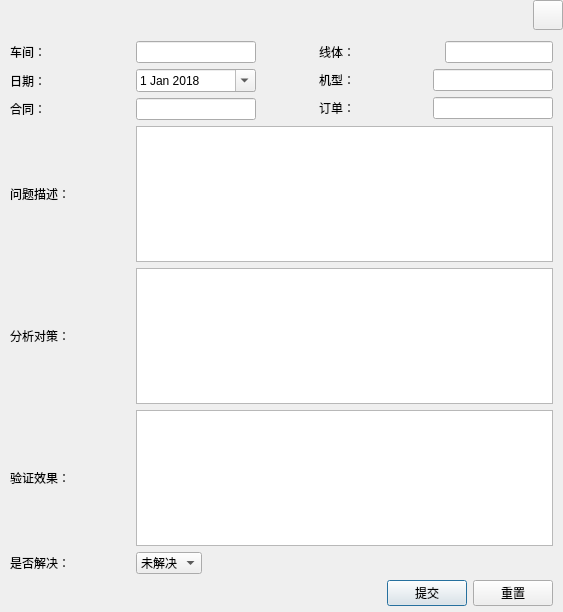
<?xml version="1.0" encoding="UTF-8"?>
<ui version="4.0">
 <class>AddDailyProblemDialog</class>
 <widget class="QDialog" name="AddDailyProblemDialog">
  <property name="geometry">
   <rect>
    <x>0</x>
    <y>0</y>
    <width>563</width>
    <height>612</height>
   </rect>
  </property>
  <property name="windowTitle">
   <string>Dialog</string>
  </property>
  <layout class="QVBoxLayout" name="verticalLayout_main">
   <property name="leftMargin">
    <number>0</number>
   </property>
   <property name="topMargin">
    <number>0</number>
   </property>
   <property name="rightMargin">
    <number>0</number>
   </property>
   <property name="bottomMargin">
    <number>6</number>
   </property>
   <item>
    <widget class="QWidget" name="widgetTitle" native="true">
     <property name="minimumSize">
      <size>
       <width>40</width>
       <height>35</height>
      </size>
     </property>
     <layout class="QHBoxLayout" name="horizontalLayout_7">
      <property name="spacing">
       <number>0</number>
      </property>
      <property name="leftMargin">
       <number>0</number>
      </property>
      <property name="topMargin">
       <number>0</number>
      </property>
      <property name="rightMargin">
       <number>0</number>
      </property>
      <property name="bottomMargin">
       <number>10</number>
      </property>
      <item>
       <spacer name="horizontalSpacer_4">
        <property name="orientation">
         <enum>Qt::Horizontal</enum>
        </property>
        <property name="sizeHint" stdset="0">
         <size>
          <width>570</width>
          <height>20</height>
         </size>
        </property>
       </spacer>
      </item>
      <item>
       <widget class="QPushButton" name="btnMenu_Close">
        <property name="sizePolicy">
         <sizepolicy hsizetype="Minimum" vsizetype="Expanding">
          <horstretch>0</horstretch>
          <verstretch>0</verstretch>
         </sizepolicy>
        </property>
        <property name="minimumSize">
         <size>
          <width>30</width>
          <height>30</height>
         </size>
        </property>
        <property name="cursor">
         <cursorShape>ArrowCursor</cursorShape>
        </property>
        <property name="focusPolicy">
         <enum>Qt::NoFocus</enum>
        </property>
        <property name="toolTip">
         <string>关闭</string>
        </property>
        <property name="text">
         <string/>
        </property>
       </widget>
      </item>
     </layout>
    </widget>
   </item>
   <item>
    <layout class="QHBoxLayout" name="horizontalLayout_6">
     <property name="leftMargin">
      <number>10</number>
     </property>
     <property name="rightMargin">
      <number>10</number>
     </property>
     <item>
      <layout class="QVBoxLayout" name="verticalLayout_2">
       <item>
        <layout class="QHBoxLayout" name="horizontalLayout_2">
         <item>
          <widget class="QLabel" name="label">
           <property name="minimumSize">
            <size>
             <width>120</width>
             <height>0</height>
            </size>
           </property>
           <property name="text">
            <string>车间：</string>
           </property>
          </widget>
         </item>
         <item>
          <widget class="QLineEdit" name="LE_Department">
           <property name="minimumSize">
            <size>
             <width>120</width>
             <height>0</height>
            </size>
           </property>
           <property name="maximumSize">
            <size>
             <width>120</width>
             <height>16777215</height>
            </size>
           </property>
           <property name="readOnly">
            <bool>true</bool>
           </property>
          </widget>
         </item>
        </layout>
       </item>
       <item>
        <layout class="QHBoxLayout" name="horizontalLayout_4">
         <item>
          <widget class="QLabel" name="label_3">
           <property name="text">
            <string>日期：</string>
           </property>
          </widget>
         </item>
         <item>
          <widget class="QDateEdit" name="DE_problemDate">
           <property name="minimumSize">
            <size>
             <width>120</width>
             <height>0</height>
            </size>
           </property>
           <property name="calendarPopup">
            <bool>true</bool>
           </property>
           <property name="date">
            <date>
             <year>2018</year>
             <month>1</month>
             <day>1</day>
            </date>
           </property>
          </widget>
         </item>
        </layout>
       </item>
       <item>
        <layout class="QHBoxLayout" name="horizontalLayout_5">
         <item>
          <widget class="QLabel" name="label_4">
           <property name="text">
            <string>合同：</string>
           </property>
          </widget>
         </item>
         <item>
          <widget class="QLineEdit" name="LE_CN">
           <property name="maximumSize">
            <size>
             <width>120</width>
             <height>16777215</height>
            </size>
           </property>
           <property name="text">
            <string/>
           </property>
          </widget>
         </item>
        </layout>
       </item>
      </layout>
     </item>
     <item>
      <spacer name="horizontalSpacer_2">
       <property name="orientation">
        <enum>Qt::Horizontal</enum>
       </property>
       <property name="sizeHint" stdset="0">
        <size>
         <width>40</width>
         <height>50</height>
        </size>
       </property>
      </spacer>
     </item>
     <item>
      <layout class="QVBoxLayout" name="verticalLayout">
       <item>
        <layout class="QHBoxLayout" name="horizontalLayout_3">
         <item>
          <widget class="QLabel" name="label_2">
           <property name="minimumSize">
            <size>
             <width>120</width>
             <height>0</height>
            </size>
           </property>
           <property name="text">
            <string>线体：</string>
           </property>
          </widget>
         </item>
         <item>
          <widget class="QLineEdit" name="LE_ProductLine">
           <property name="maximumSize">
            <size>
             <width>120</width>
             <height>16777215</height>
            </size>
           </property>
           <property name="readOnly">
            <bool>true</bool>
           </property>
          </widget>
         </item>
        </layout>
       </item>
       <item>
        <layout class="QHBoxLayout" name="horizontalLayout_12">
         <item>
          <widget class="QLabel" name="label_13">
           <property name="maximumSize">
            <size>
             <width>120</width>
             <height>16777215</height>
            </size>
           </property>
           <property name="text">
            <string>机型：</string>
           </property>
          </widget>
         </item>
         <item>
          <widget class="QLineEdit" name="LE_productionCode">
           <property name="minimumSize">
            <size>
             <width>120</width>
             <height>0</height>
            </size>
           </property>
           <property name="maximumSize">
            <size>
             <width>120</width>
             <height>16777215</height>
            </size>
           </property>
          </widget>
         </item>
        </layout>
       </item>
       <item>
        <layout class="QHBoxLayout" name="horizontalLayout_8">
         <item>
          <widget class="QLabel" name="label_9">
           <property name="text">
            <string>订单：</string>
           </property>
          </widget>
         </item>
         <item>
          <widget class="QLineEdit" name="LE_PN">
           <property name="maximumSize">
            <size>
             <width>120</width>
             <height>16777215</height>
            </size>
           </property>
          </widget>
         </item>
        </layout>
       </item>
      </layout>
     </item>
    </layout>
   </item>
   <item>
    <layout class="QHBoxLayout" name="horizontalLayout_11">
     <property name="leftMargin">
      <number>10</number>
     </property>
     <property name="rightMargin">
      <number>10</number>
     </property>
     <item>
      <widget class="QLabel" name="label_10">
       <property name="minimumSize">
        <size>
         <width>120</width>
         <height>0</height>
        </size>
       </property>
       <property name="maximumSize">
        <size>
         <width>120</width>
         <height>16777215</height>
        </size>
       </property>
       <property name="text">
        <string>问题描述：</string>
       </property>
      </widget>
     </item>
     <item>
      <widget class="QTextEdit" name="TE_problemDetail"/>
     </item>
    </layout>
   </item>
   <item>
    <layout class="QHBoxLayout" name="horizontalLayout_14">
     <property name="leftMargin">
      <number>10</number>
     </property>
     <property name="rightMargin">
      <number>10</number>
     </property>
     <item>
      <widget class="QLabel" name="label_11">
       <property name="minimumSize">
        <size>
         <width>120</width>
         <height>0</height>
        </size>
       </property>
       <property name="maximumSize">
        <size>
         <width>120</width>
         <height>16777215</height>
        </size>
       </property>
       <property name="text">
        <string>分析对策：</string>
       </property>
      </widget>
     </item>
     <item>
      <widget class="QTextEdit" name="TE_solutionDetail"/>
     </item>
    </layout>
   </item>
   <item>
    <layout class="QHBoxLayout" name="horizontalLayout_16">
     <property name="leftMargin">
      <number>10</number>
     </property>
     <property name="rightMargin">
      <number>10</number>
     </property>
     <item>
      <widget class="QLabel" name="label_14">
       <property name="minimumSize">
        <size>
         <width>120</width>
         <height>0</height>
        </size>
       </property>
       <property name="maximumSize">
        <size>
         <width>120</width>
         <height>16777215</height>
        </size>
       </property>
       <property name="text">
        <string>验证效果：</string>
       </property>
      </widget>
     </item>
     <item>
      <widget class="QTextEdit" name="TE_verificationDetail"/>
     </item>
    </layout>
   </item>
   <item>
    <layout class="QHBoxLayout" name="horizontalLayout_15">
     <property name="leftMargin">
      <number>10</number>
     </property>
     <property name="rightMargin">
      <number>10</number>
     </property>
     <item>
      <widget class="QLabel" name="label_12">
       <property name="minimumSize">
        <size>
         <width>120</width>
         <height>0</height>
        </size>
       </property>
       <property name="maximumSize">
        <size>
         <width>120</width>
         <height>16777215</height>
        </size>
       </property>
       <property name="text">
        <string>是否解决：</string>
       </property>
      </widget>
     </item>
     <item>
      <widget class="QComboBox" name="ComB_problemStutas">
       <item>
        <property name="text">
         <string>未解决</string>
        </property>
       </item>
       <item>
        <property name="text">
         <string>已解决</string>
        </property>
       </item>
      </widget>
     </item>
     <item>
      <spacer name="horizontalSpacer">
       <property name="orientation">
        <enum>Qt::Horizontal</enum>
       </property>
       <property name="sizeHint" stdset="0">
        <size>
         <width>40</width>
         <height>20</height>
        </size>
       </property>
      </spacer>
     </item>
    </layout>
   </item>
   <item>
    <layout class="QHBoxLayout" name="horizontalLayout_OK">
     <property name="leftMargin">
      <number>10</number>
     </property>
     <item>
      <spacer name="horizontalSpacer_3">
       <property name="orientation">
        <enum>Qt::Horizontal</enum>
       </property>
       <property name="sizeHint" stdset="0">
        <size>
         <width>40</width>
         <height>20</height>
        </size>
       </property>
      </spacer>
     </item>
     <item>
      <layout class="QHBoxLayout" name="horizontalLayout_13">
       <property name="rightMargin">
        <number>10</number>
       </property>
       <item>
        <widget class="QPushButton" name="Btn_Submit">
         <property name="text">
          <string>提交</string>
         </property>
        </widget>
       </item>
       <item>
        <widget class="QPushButton" name="Btn_Reset">
         <property name="text">
          <string>重置</string>
         </property>
        </widget>
       </item>
      </layout>
     </item>
    </layout>
   </item>
  </layout>
 </widget>
 <resources/>
 <connections/>
</ui>
